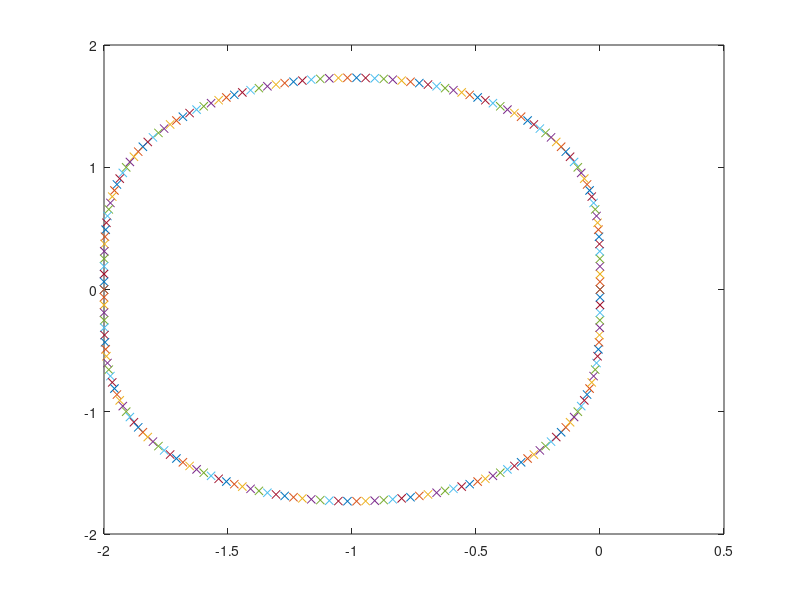

This chart was generated by the following MATLAB code:
clear all 
clc
t=linspace(0,2*pi);
root = [];
for j = 1:100
  p=[1 2 2-2*exp(i*t(j))];
  root = [root,roots(p)];
end
plot(root,"x");
hold